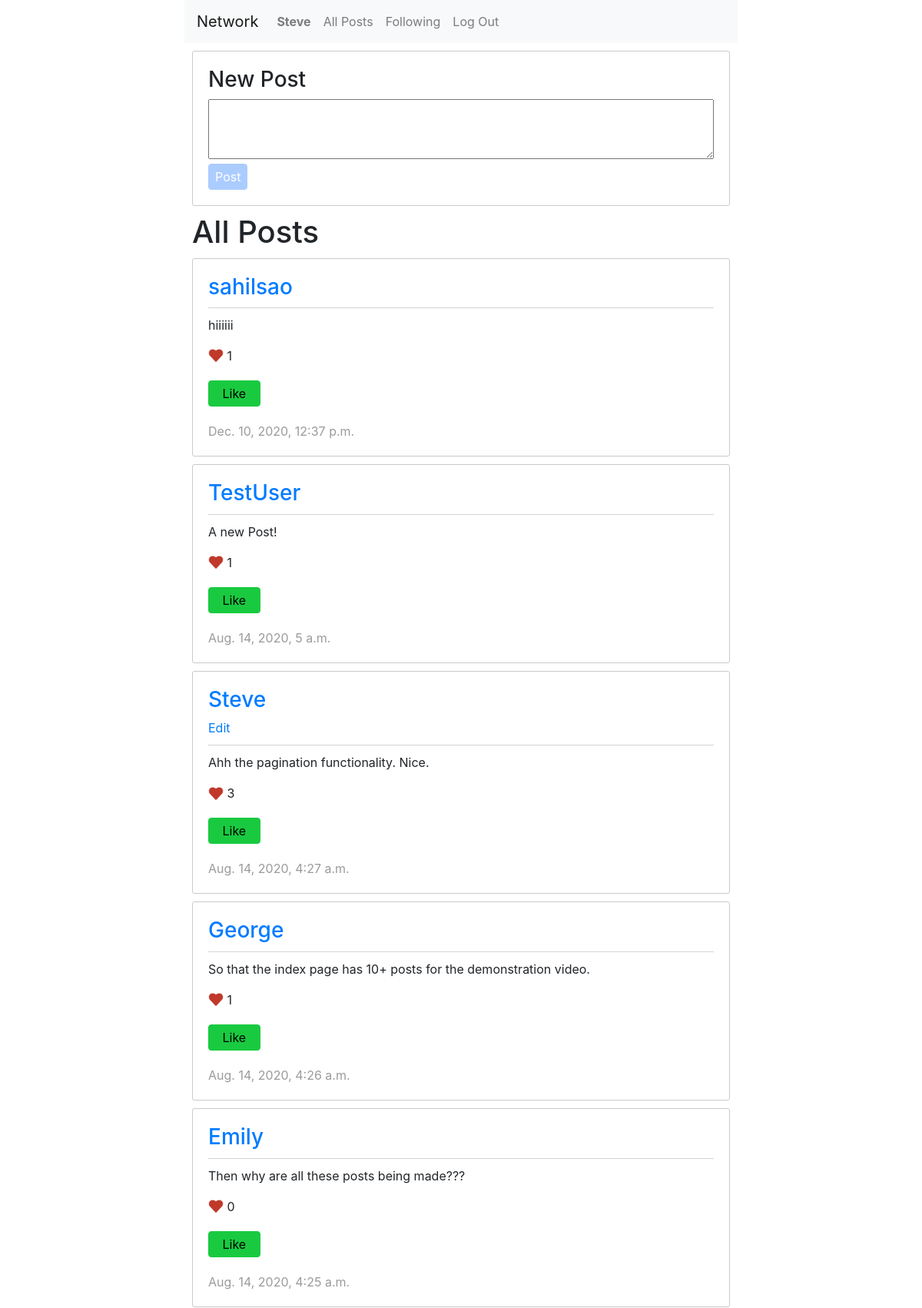
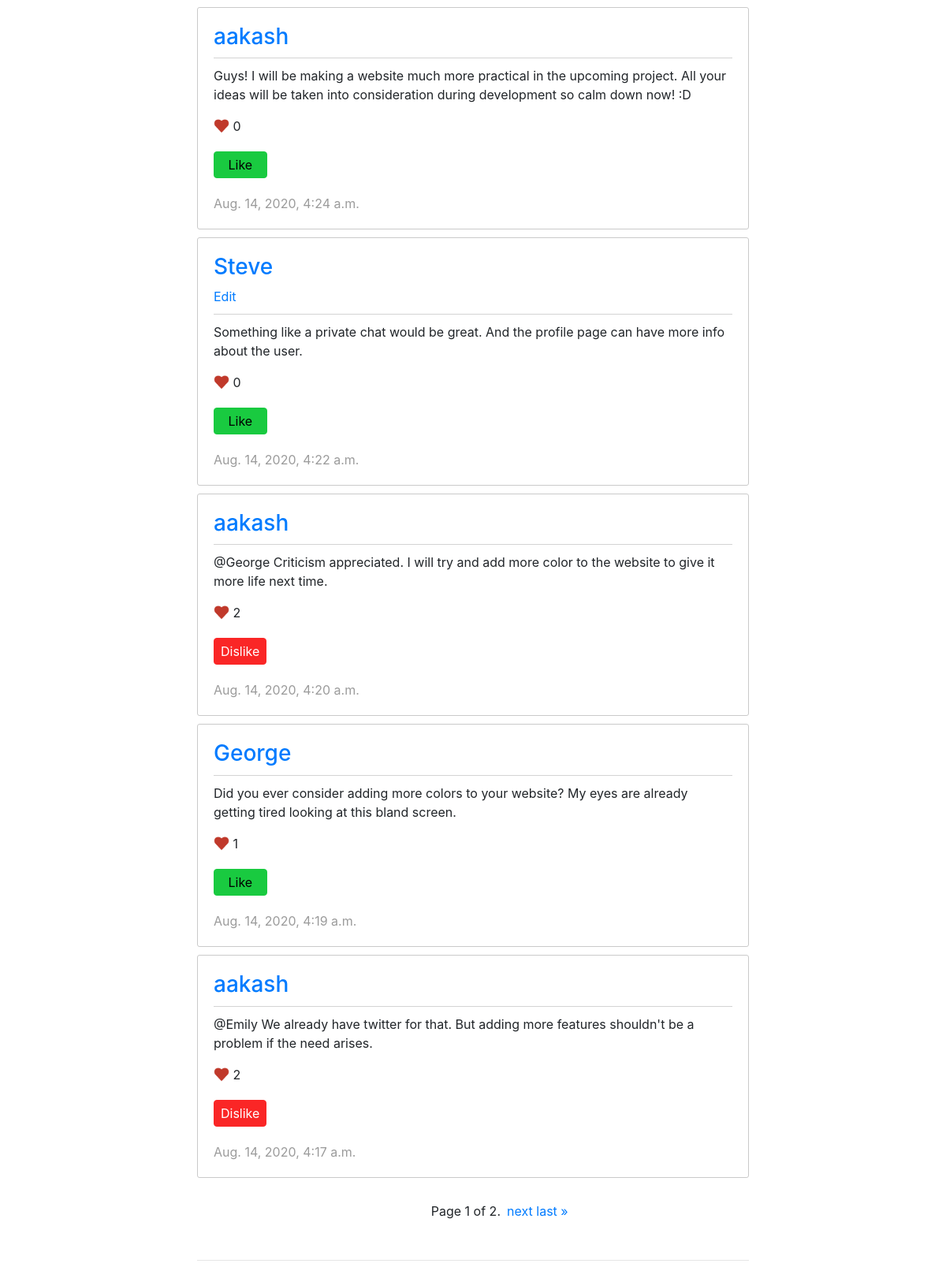
The app's page / (signed in) with its own data (2 pictures, top to bottom).
### network/models.py (models this page shows, shortened)
class User(AbstractUser):
    pass

class Post(models.Model):
    user = models.ForeignKey(User, on_delete=models.CASCADE)
    content = models.CharField(max_length=300)
    liked_by = models.ManyToManyField(User, related_name="likes")
    total_likes = models.IntegerField(default=0)
    timestamp = models.DateTimeField(auto_now_add=True)

### network/views.py (the view)
# urls.py: path("", views.index, name="index"),
def index(request):
    posts = Post.objects.all().order_by('-timestamp')
    paginator = Paginator(posts, 10)
    page_number = request.GET.get('page')
    page_obj = paginator.get_page(page_number)
    current_user = request.user
    return render(request, "network/index.html", {'current_user': current_user, 'page_obj': page_obj})

### network/templates/network/index.html (shortened to what this page needs)
{% extends "network/layout.html" %}
{% load static %}
{% load tz %}
{% block body %}
    {% if user.is_authenticated %}
        <form id="newPost" action = "{% url 'create_post' %}" method="POST">
            <h3>New Post</h3>
            <textarea id="postContent" name="new_post" rows="3"></textarea><br>
            <input id="submitPost" class="submit_post" type="submit" form="newPost" value="Post">
        </form>
    {% endif %}
    <h1 class="pageHeading">All Posts</h1>
    {% for post in page_obj %}
        <div id="post_{{ post.id }}" class='post_container'>
            <a href="{% url 'userProfile' username=post.user.username %}"><h3>{{ post.user.username }}</h3></a>
            {% if post.user == current_user %}
                <a href="javascript: void(0)" class="editLink">Edit</a>
            {% endif %}
            <p class="content">{{ post.content }}</p>
            <img src="{% static 'network/heart.png' %}" style="height: 20px; width: 20px; margin-top: -5px">
            <text class="total_likes">{{ post.total_likes }}</text>
            {% if current_user.is_authenticated %}
                {% if current_user in post.liked_by.all %}
                    <button class="dislikePost" style="display: block;">Dislike</button>
                {% else %}
                    <button class="likePost" style="display: block;">Like</button>
                {% endif %}
            {% endif %}
            <time class="time" style="display: block;">{{ post.timestamp|localtime }}</time>
        </div>
    {% endfor %}
    <div class="pagination">
        <span class="step-links">
            <span class="prev">
            </span>
            <span class="current">
                Page {{ page_obj.number }} of {{ page_obj.paginator.num_pages }}.
            </span>
            <span class="next">
                {% if page_obj.has_next %}
                    <a href="?page={{ page_obj.next_page_number }}">next</a>
                    <a href="?page={{ page_obj.paginator.num_pages }}">last &raquo;</a>
                {% endif %}
            </span>
        </span>
    </div>
    <hr>
{% endblock %}

### network/templates/network/layout.html (shortened to what this page needs)
{% load static %}
<!DOCTYPE html>
<html lang="en">
    <head>
        <link rel="stylesheet" href="https://stackpath.bootstrapcdn.com/bootstrap/4.4.1/css/bootstrap.min.css">
        <link href="{% static 'network/styles.css' %}" rel="stylesheet">
    </head>
    <body>
        <nav class="navbar navbar-expand-lg navbar-light bg-light">
            <a class="navbar-brand" href="{% url 'index' %}">Network</a>
            <div>
              <ul class="navbar-nav mr-auto">
                {% if user.is_authenticated %}
                    <li class="nav-item">
                        <a class="nav-link" href="{% url 'userProfile' username=user.username %}"><strong>{{ user.username }}</strong></a>
                    </li>
                {% endif %}
                <li class="nav-item">
                  <a class="nav-link" href="{% url 'index' %}">All Posts</a>
                </li>
                {% if user.is_authenticated %}
                    <li class="nav-item">
                        <a class="nav-link" href="{% url 'followPage' %}">Following</a>
                    </li>
                    <li class="nav-item">
                        <a class="nav-link" href="{% url 'logout' %}">Log Out</a>
                    </li>
                {% endif %}
              </ul>
            </div>
          </nav>
        <div class="body">
            {% block body %}
            {% endblock %}
        </div>
    </body>
</html>

### network/static/network/styles.css (style rules this page uses)
body { margin-left: 20%; margin-right: 20%; }
.pageHeading { margin: 10px; }
#newPost { padding: 20px; border: 1px solid rgb(202, 202, 202); border-radius: 3px; margin: 10px; }
#newPost textarea { width: 100%; }
.submit_post { border: 1px solid #3685fd; color: rgb(255, 255, 255); padding: 4px; padding-left: 8px; padding-right: 8px; background-color: #3685fd; border-radius: 4px; }
.submit_post:disabled { border: 1px solid #abccff; color: rgb(255, 255, 255); padding: 4px; padding-left: 8px; padding-right: 8px; background-color: #abccff; border-radius: 4px; }
hr { margin: 30px 10px 30px 10px; }
.post_container { padding: 20px; border: 1px solid rgb(202, 202, 202); border-radius: 3px; margin: 10px; }
.time { color: rgb(155, 155, 155); }
.content { margin-top: 10px; border-top: 1px solid rgb(211, 211, 211); padding-top: 10px; }
.pagination { width: fit-content; margin-left: auto; margin-right: auto; padding: 20px; }
.step-links { width: 340px; display: flex; flex-direction: row; }
.prev { flex: 34%; }
.current { flex: 28%; }
.next { flex: 37%; }
.likePost { border: 1px solid #19ca40; color: rgb(0, 0, 0); padding: 4px; padding-left: 17.5px; padding-right: 17.5px; background-color: #19ca40; border-radius: 4px; margin-top: 20px; margin-bottom: 20px; }
.dislikePost { border: 1px solid #fa2626; color: rgb(255, 255, 255); padding: 4px; padding-left: 8px; padding-right: 8px; background-color: #fa2626; border-radius: 4px; margin-top: 20px; margin-bottom: 20px; }

### records on screen
User: username "Steve"
Post: user.username "sahilsao", content "hiiiiii", total_likes "1", shows "Like", timestamp "Dec. 10, 2020, 12:37 p.m."
Post: user.username "TestUser", content "A new Post!", total_likes "1", shows "Like", timestamp "Aug. 14, 2020, 5 a.m."
Post: user.username "Steve", shows "Edit", content "Ahh the pagination functionality. Nice.", total_likes "3", shows "Like", timestamp "Aug. 14, 2020, 4:27 a.m."
Post: user.username "George", content "So that the index page has 10+ posts for the demonstration video.", total_likes "1", shows "Like", timestamp "Aug. 14, 2020, 4:26 a.m."
Post: user.username "Emily", content "Then why are all these posts being made???", total_likes "0", shows "Like", timestamp "Aug. 14, 2020, 4:25 a.m."
Post: user.username "aakash", content "Guys! I will be making a website much more practical in the upcoming project. All your ideas will be taken into consideration during development so calm down now! :D", total_likes "0", shows "Like", timestamp "Aug. 14, 2020, 4:24 a.m."
Post: user.username "Steve", shows "Edit", content "Something like a private chat would be great. And the profile page can have more info about the user.", total_likes "0", shows "Like", timestamp "Aug. 14, 2020, 4:22 a.m."
Post: user.username "aakash", content "@George Criticism appreciated. I will try and add more color to the website to give it more life next time.", total_likes "2", shows "Dislike", timestamp "Aug. 14, 2020, 4:20 a.m."
Post: user.username "George", content "Did you ever consider adding more colors to your website? My eyes are already getting tired looking at this bland screen.", total_likes "1", shows "Like", timestamp "Aug. 14, 2020, 4:19 a.m."
Post: user.username "aakash", content "@Emily We already have twitter for that. But adding more features shouldn't be a problem if the need arises.", total_likes "2", shows "Dislike", timestamp "Aug. 14, 2020, 4:17 a.m."

### other values on screen
{{ page_obj.number }} "1"
{{ page_obj.paginator.num_pages }} "2"
